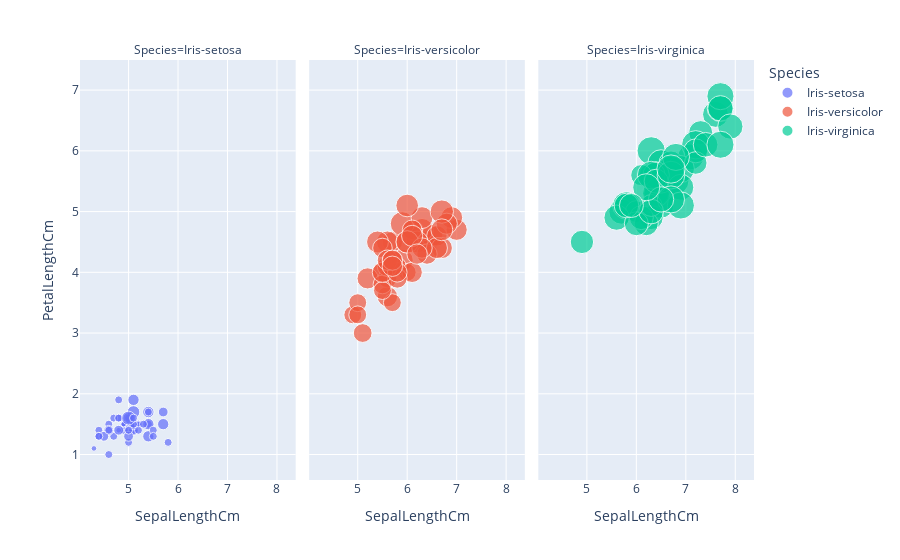

Notebook source saved alongside this figure:
### Code cell
import plotly.express as px

fig = px.scatter(df, x = 'SepalLengthCm', y = 'PetalLengthCm', color = 'Species', facet_col = 'Species', size = 'PetalWidthCm')
fig.show()

### Figure 1 — Plotly figure (JSON) as saved in the notebook; plotly's stock layout.template omitted (floating-point values rounded to 4 significant figures)
{"data": [{"hovertemplate": "Species=Iris-setosa<br>SepalLengthCm=%{x}<br>PetalLengthCm=%{y}<br>PetalWidthCm=%{marker.size}<extra></extra>", "legendgroup": "Iris-setosa", "marker": {"color": "#636efa", "size": [0.2, 0.2, 0.2, 0.2, 0.2, 0.4, 0.3, 0.2, 0.2, 0.1, 0.2, 0.2, 0.1, 0.1, 0.2, 0.4, 0.4, 0.3, 0.3, 0.3, 0.2, 0.4, 0.2, 0.5, 0.2, 0.2, 0.4, 0.2, 0.2, 0.2, 0.2, 0.4, 0.1, 0.2, 0.1, 0.2, 0.2, 0.1, 0.2, 0.2, 0.3, 0.3, 0.2, 0.6, 0.4, 0.3, 0.2, 0.2, 0.2, 0.2], "sizemode": "area", "sizeref": 0.00625, "symbol": "circle"}, "mode": "markers", "name": "Iris-setosa", "orientation": "v", "showlegend": true, "type": "scatter", "x": [5.1, 4.9, 4.7, 4.6, 5, 5.4, 4.6, 5, 4.4, 4.9, 5.4, 4.8, 4.8, 4.3, 5.8, 5.7, 5.4, 5.1, 5.7, 5.1, 5.4, 5.1, 4.6, 5.1, 4.8, 5, 5, 5.2, 5.2, 4.7, 4.8, 5.4, 5.2, 5.5, 4.9, 5, 5.5, 4.9, 4.4, 5.1, 5, 4.5, 4.4, 5, 5.1, 4.8, 5.1, 4.6, 5.3, 5], "xaxis": "x", "y": [1.4, 1.4, 1.3, 1.5, 1.4, 1.7, 1.4, 1.5, 1.4, 1.5, 1.5, 1.6, 1.4, 1.1, 1.2, 1.5, 1.3, 1.4, 1.7, 1.5, 1.7, 1.5, 1, 1.7, 1.9, 1.6, 1.6, 1.5, 1.4, 1.6, 1.6, 1.5, 1.5, 1.4, 1.5, 1.2, 1.3, 1.5, 1.3, 1.5, 1.3, 1.3, 1.3, 1.6, 1.9, 1.4, 1.6, 1.4, 1.5, 1.4], "yaxis": "y"}, {"hovertemplate": "Species=Iris-versicolor<br>SepalLengthCm=%{x}<br>PetalLengthCm=%{y}<br>PetalWidthCm=%{marker.size}<extra></extra>", "legendgroup": "Iris-versicolor", "marker": {"color": "#EF553B", "size": [1.4, 1.5, 1.5, 1.3, 1.5, 1.3, 1.6, 1, 1.3, 1.4, 1, 1.5, 1, 1.4, 1.3, 1.4, 1.5, 1, 1.5, 1.1, 1.8, 1.3, 1.5, 1.2, 1.3, 1.4, 1.4, 1.7, 1.5, 1, 1.1, 1, 1.2, 1.6, 1.5, 1.6, 1.5, 1.3, 1.3, 1.3, 1.2, 1.4, 1.2, 1, 1.3, 1.2, 1.3, 1.3, 1.1, 1.3], "sizemode": "area", "sizeref": 0.00625, "symbol": "circle"}, "mode": "markers", "name": "Iris-versicolor", "orientation": "v", "showlegend": true, "type": "scatter", "x": [7, 6.4, 6.9, 5.5, 6.5, 5.7, 6.3, 4.9, 6.6, 5.2, 5, 5.9, 6, 6.1, 5.6, 6.7, 5.6, 5.8, 6.2, 5.6, 5.9, 6.1, 6.3, 6.1, 6.4, 6.6, 6.8, 6.7, 6, 5.7, 5.5, 5.5, 5.8, 6, 5.4, 6, 6.7, 6.3, 5.6, 5.5, 5.5, 6.1, 5.8, 5, 5.6, 5.7, 5.7, 6.2, 5.1, 5.7], "xaxis": "x2", "y": [4.7, 4.5, 4.9, 4, 4.6, 4.5, 4.7, 3.3, 4.6, 3.9, 3.5, 4.2, 4, 4.7, 3.6, 4.4, 4.5, 4.1, 4.5, 3.9, 4.8, 4, 4.9, 4.7, 4.3, 4.4, 4.8, 5, 4.5, 3.5, 3.8, 3.7, 3.9, 5.1, 4.5, 4.5, 4.7, 4.4, 4.1, 4, 4.4, 4.6, 4, 3.3, 4.2, 4.2, 4.2, 4.3, 3, 4.1], "yaxis": "y2"}, {"hovertemplate": "Species=Iris-virginica<br>SepalLengthCm=%{x}<br>PetalLengthCm=%{y}<br>PetalWidthCm=%{marker.size}<extra></extra>", "legendgroup": "Iris-virginica", "marker": {"color": "#00cc96", "size": [2.5, 1.9, 2.1, 1.8, 2.2, 2.1, 1.7, 1.8, 1.8, 2.5, 2, 1.9, 2.1, 2, 2.4, 2.3, 1.8, 2.2, 2.3, 1.5, 2.3, 2, 2, 1.8, 2.1, 1.8, 1.8, 1.8, 2.1, 1.6, 1.9, 2, 2.2, 1.5, 1.4, 2.3, 2.4, 1.8, 1.8, 2.1, 2.4, 2.3, 1.9, 2.3, 2.5, 2.3, 1.9, 2, 2.3, 1.8], "sizemode": "area", "sizeref": 0.00625, "symbol": "circle"}, "mode": "markers", "name": "Iris-virginica", "orientation": "v", "showlegend": true, "type": "scatter", "x": [6.3, 5.8, 7.1, 6.3, 6.5, 7.6, 4.9, 7.3, 6.7, 7.2, 6.5, 6.4, 6.8, 5.7, 5.8, 6.4, 6.5, 7.7, 7.7, 6, 6.9, 5.6, 7.7, 6.3, 6.7, 7.2, 6.2, 6.1, 6.4, 7.2, 7.4, 7.9, 6.4, 6.3, 6.1, 7.7, 6.3, 6.4, 6, 6.9, 6.7, 6.9, 5.8, 6.8, 6.7, 6.7, 6.3, 6.5, 6.2, 5.9], "xaxis": "x3", "y": [6, 5.1, 5.9, 5.6, 5.8, 6.6, 4.5, 6.3, 5.8, 6.1, 5.1, 5.3, 5.5, 5, 5.1, 5.3, 5.5, 6.7, 6.9, 5, 5.7, 4.9, 6.7, 4.9, 5.7, 6, 4.8, 4.9, 5.6, 5.8, 6.1, 6.4, 5.6, 5.1, 5.6, 6.1, 5.6, 5.5, 4.8, 5.4, 5.6, 5.1, 5.1, 5.9, 5.7, 5.2, 5, 5.2, 5.4, 5.1], "yaxis": "y3"}], "layout": {"annotations": [{"font": {}, "showarrow": false, "text": "Species=Iris-setosa", "x": 0.16, "xanchor": "center", "xref": "paper", "y": 1, "yanchor": "bottom", "yref": "paper"}, {"font": {}, "showarrow": false, "text": "Species=Iris-versicolor", "x": 0.5, "xanchor": "center", "xref": "paper", "y": 1, "yanchor": "bottom", "yref": "paper"}, {"font": {}, "showarrow": false, "text": "Species=Iris-virginica", "x": 0.84, "xanchor": "center", "xref": "paper", "y": 1, "yanchor": "bottom", "yref": "paper"}], "legend": {"itemsizing": "constant", "title": {"text": "Species"}, "tracegroupgap": 0}, "margin": {"t": 60}, "xaxis": {"anchor": "y", "domain": [0, 0.32], "title": {"text": "SepalLengthCm"}}, "xaxis2": {"anchor": "y2", "domain": [0.34, 0.66], "matches": "x", "title": {"text": "SepalLengthCm"}}, "xaxis3": {"anchor": "y3", "domain": [0.68, 1.0], "matches": "x", "title": {"text": "SepalLengthCm"}}, "yaxis": {"anchor": "x", "domain": [0, 1], "title": {"text": "PetalLengthCm"}}, "yaxis2": {"anchor": "x2", "domain": [0, 1], "matches": "y", "showticklabels": false}, "yaxis3": {"anchor": "x3", "domain": [0, 1], "matches": "y", "showticklabels": false}}}
